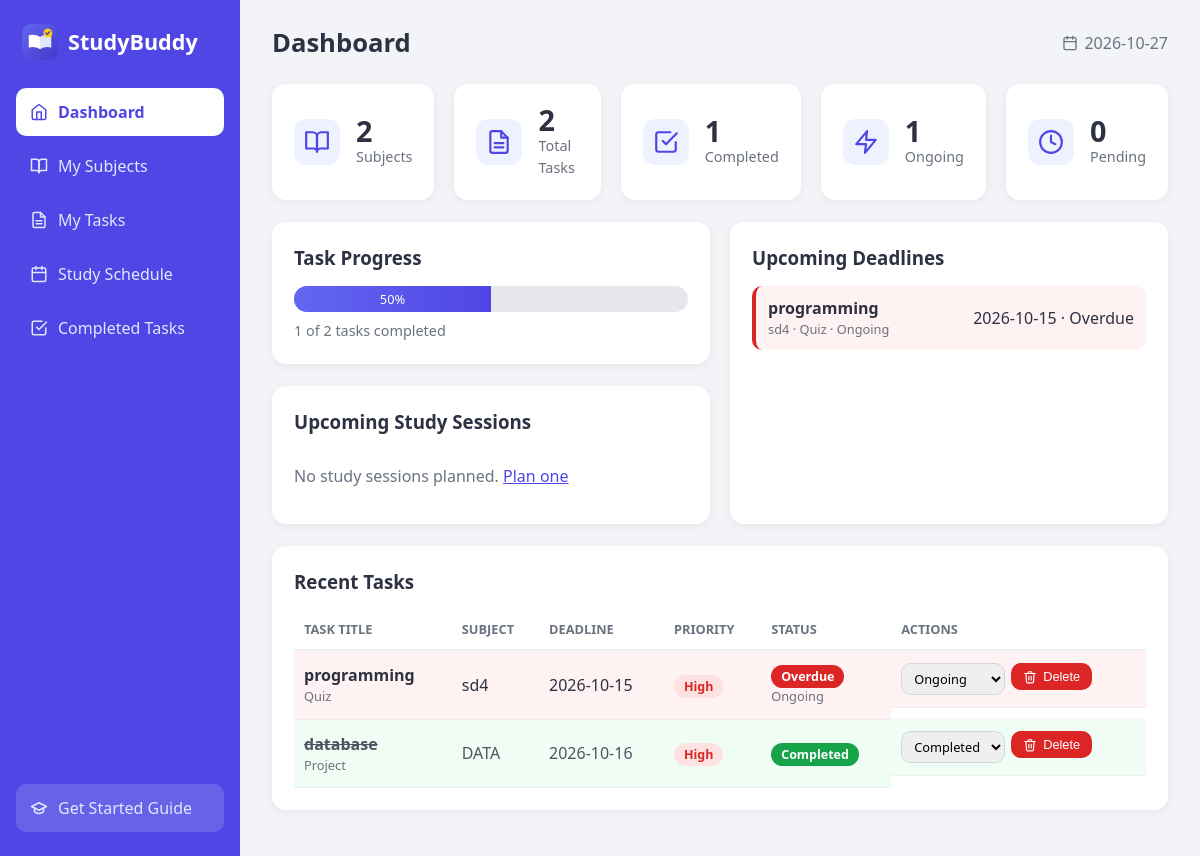
/dashboard, run on the app's committed database.
### tables this page shows
CREATE TABLE tasks (
            task_id          INTEGER PRIMARY KEY AUTOINCREMENT,
            subject_id       INTEGER NOT NULL,
            task_title       TEXT NOT NULL,
            task_description TEXT,
            task_type        TEXT NOT NULL DEFAULT 'Assignment',
            deadline         TEXT NOT NULL,
            priority         TEXT NOT NULL DEFAULT 'Medium',
            status           TEXT NOT NULL DEFAULT 'Pending',
            created_at       TEXT NOT NULL,
            FOREIGN KEY (subject_id) REFERENCES subjects (subject_id)
        );

CREATE TABLE subjects (
            subject_id   INTEGER PRIMARY KEY AUTOINCREMENT,
            subject_name TEXT NOT NULL,
            description  TEXT
        );

### app.py (the view)
@app.route("/dashboard")
def dashboard():
    conn = get_db()
    count = lambda sql: conn.execute(sql).fetchone()[0]
    subjects = count("SELECT COUNT(*) FROM subjects")
    total = count("SELECT COUNT(*) FROM tasks")
    done = count("SELECT COUNT(*) FROM tasks WHERE status='Completed'")
    ongoing = count("SELECT COUNT(*) FROM tasks WHERE status='Ongoing'")
    pending = count("SELECT COUNT(*) FROM tasks WHERE status='Pending'")
    percent = round(done / total * 100) if total else 0
    upcoming = conn.execute(TASK_SELECT + "WHERE t.status != 'Completed' "
                            "ORDER BY t.deadline LIMIT 5").fetchall()
    recent = conn.execute(TASK_SELECT + "ORDER BY t.task_id DESC LIMIT 5").fetchall()
    sessions = conn.execute(
        "SELECT ss.*, s.subject_name FROM study_sessions ss JOIN subjects s "
        "ON ss.subject_id = s.subject_id WHERE ss.study_date >= ? "
        "ORDER BY ss.study_date, ss.start_time LIMIT 4", (date.today().isoformat(),)).fetchall()
    conn.close()
    return render_template("dashboard.html", title="Dashboard", subjects=subjects, total=total,
                           done=done, ongoing=ongoing, pending=pending, percent=percent,
                           upcoming=upcoming, recent=recent, sessions=sessions)

### app.py (called while the page is built)
@app.context_processor
def inject_common():
    today = date.today()
    return {"today": today.isoformat(),
            "soon": (today + timedelta(days=3)).isoformat(),
            "STATUSES": STATUSES, "PRIORITIES": PRIORITIES, "TYPES": TYPES}

### database.py (called while the page is built)
def get_db():
    conn = sqlite3.connect(DB_PATH)
    conn.row_factory = sqlite3.Row
    conn.execute("PRAGMA foreign_keys = ON")  # enforce relationships
    return conn

### templates/dashboard.html
{% extends "base.html" %}
{% from "_icons.html" import icon %}
{% import "_macros.html" as m with context %}
{% block content %}
<section class="stats">
  <div class="card stat"><span class="icon">{{ icon('book', 26) }}</span><div><h2>{{ subjects }}</h2><p>Subjects</p></div></div>
  <div class="card stat"><span class="icon">{{ icon('file', 26) }}</span><div><h2>{{ total }}</h2><p>Total Tasks</p></div></div>
  <div class="card stat"><span class="icon">{{ icon('check', 26) }}</span><div><h2>{{ done }}</h2><p>Completed</p></div></div>
  <div class="card stat"><span class="icon">{{ icon('zap', 26) }}</span><div><h2>{{ ongoing }}</h2><p>Ongoing</p></div></div>
  <div class="card stat"><span class="icon">{{ icon('clock', 26) }}</span><div><h2>{{ pending }}</h2><p>Pending</p></div></div>
</section>
<section class="grid-2">
  <div>
    <div class="card">
      <h3>Task Progress</h3>
      <div class="progress"><div class="progress-bar" style="width: {{ percent }}%">{{ percent }}%</div></div>
      <p class="muted">{{ done }} of {{ total }} tasks completed</p>
    </div>
    <div class="card">
      <h3>Upcoming Study Sessions</h3>
      {% for s in sessions %}
        <div class="deadline {{ 'd-soon' if s.study_date == today }}">
          <div><strong>{{ s.topic }}</strong><small>{{ s.subject_name }}</small></div>
          <span>{{ 'Today' if s.study_date == today else s.study_date }}<br><small class="time">{{ s.start_time }}–{{ s.end_time }}</small></span>
        </div>
      {% else %}
        <p class="empty">No study sessions planned. <a href="{{ url_for('schedule') }}">Plan one</a></p>
      {% endfor %}
    </div>
  </div>
  <div class="card">
    <h3>Upcoming Deadlines</h3>
    {% for t in upcoming %}
      {% set state = 'overdue' if t.deadline < today else ('soon' if t.deadline <= soon else 'ok') %}
      <div class="deadline d-{{ state }}">
        <div><strong>{{ t.task_title }}</strong><small>{{ t.subject_name }} · {{ t.task_type }} · {{ t.status }}</small></div>
        <span>{{ t.deadline }}{% if state == 'overdue' %} · Overdue{% endif %}</span>
      </div>
    {% else %}
      <p class="empty">No upcoming deadlines. 🎉</p>
    {% endfor %}
  </div>
</section>
<section class="card">
  <h3>Recent Tasks</h3>
  {{ m.task_table(recent) }}
</section>
{% endblock %}

### templates/base.html (shortened to what this page needs)
{% from "_icons.html" import icon %}
<!DOCTYPE html>
<html lang="en">
<head>
  <link rel="stylesheet" href="{{ url_for('static', filename='css/style.css') }}">
</head>
<body>
<div class="layout">
  <aside class="sidebar">
    <a class="logo" href="{{ url_for('home') }}"><img src="{{ url_for('static', filename='img/logo.svg') }}" alt="" width="36" height="36"> StudyBuddy</a>
    <nav>
      {% for ep, ic, label in [('dashboard','home','Dashboard'), ('subjects','book','My Subjects'),
                               ('tasks','file','My Tasks'), ('schedule','calendar','Study Schedule'),
                               ('completed','check','Completed Tasks')] %}
        <a href="{{ url_for(ep) }}" class="{{ 'active' if request.endpoint == ep }}">{{ icon(ic, 18) }} {{ label }}</a>
      {% endfor %}
    </nav>
    <a class="side-cta" href="{{ url_for('welcome') }}">{{ icon('cap', 18) }} Get Started Guide</a>
  </aside>
  <main class="main">
    <header class="topbar"><h1>{{ title }}</h1><span class="today">{{ icon('calendar', 16) }} {{ today }}</span></header>
    {% block content %}{% endblock %}
  </main>
</div>
</body>
</html>

### templates/_icons.html (shortened to what this page needs)
{% macro icon(name, size=18) %}
<svg class="ic" width="{{ size }}" height="{{ size }}" viewBox="0 0 24 24" fill="none" stroke="currentColor" stroke-width="2" stroke-linecap="round" stroke-linejoin="round" aria-hidden="true">{{ p[name]|safe }}</svg>
{%- endmacro %}

### templates/_macros.html (shortened to what this page needs)
{% from "_icons.html" import icon %}
{% macro task_table(task_list, edit=false) %}
{% if task_list %}
<div class="table-wrap">
<table>
  <thead><tr><th>Task Title</th><th>Subject</th><th>Deadline</th><th>Priority</th><th>Status</th><th>Actions</th></tr></thead>
  <tbody>
  {% for t in task_list %}
    {% set state = 'done' if t.status == 'Completed' else ('overdue' if t.deadline < today else ('soon' if t.deadline <= soon else 'ok')) %}
    <tr class="row-{{ state }}">
      <td><strong>{{ t.task_title }}</strong><small>{{ t.task_type }}{% if t.task_description %} · {{ t.task_description }}{% endif %}</small></td>
      <td>{{ t.subject_name }}</td>
      <td>{{ t.deadline }}</td>
      <td><span class="badge p-{{ t.priority|lower }}">{{ t.priority }}</span></td>
      <td><span class="badge s-{{ 'ongoing' if state == 'ok' and t.status == 'Ongoing' else state }}">{{ {'done':'Completed','overdue':'Overdue','soon':'Due Soon'}[state] if state != 'ok' else t.status }}</span>
          {% if state == 'overdue' and t.status == 'Ongoing' %}<small>Ongoing</small>{% endif %}</td>
      <td class="actions">
        <form method="post" action="{{ url_for('set_status', task_id=t.task_id) }}">
          <select name="status" class="status-select" onchange="this.form.submit()" title="Change status">
            {% for s in STATUSES %}<option {{ 'selected' if s == t.status }}>{{ s }}</option>{% endfor %}
          </select>
        </form>
        <form method="post" action="{{ url_for('delete_task', task_id=t.task_id) }}"
              onsubmit="return confirm('Delete this task?')">
          <button class="btn btn-sm btn-danger">{{ icon('trash', 14) }} Delete</button>
        </form>
      </td>
    </tr>
  {% endfor %}
  </tbody>
</table>
</div>
{% else %}
<p class="empty">No tasks to show.</p>
{% endif %}
{% endmacro %}

### static/css/style.css (style rules this page uses)
:root { --primary:#4f46e5; --primary-dark:#4338ca; --bg:#f3f4f8; --card:#fff; --text:#2d3142; --muted:#6b7280; --red:#dc2626; --amber:#d97706; --green:#16a34a; --radius:14px; }
* { box-sizing: border-box; margin: 0; padding: 0; }
body { font-family: "Segoe UI", Arial, sans-serif; background: var(--bg); color: var(--text); line-height: 1.5; }
a { color: var(--primary); }
.layout { display: flex; min-height: 100vh; }
.sidebar { width: 240px; background: var(--primary); color: #fff; padding: 24px 16px; flex-shrink: 0; }
.logo { font-size: 1.5rem; font-weight: 700; margin-bottom: 30px; padding-left: 10px; }
.sidebar nav { display: flex; flex-direction: column; gap: 6px; }
.sidebar a { color: #e0e7ff; text-decoration: none; padding: 12px 14px; border-radius: 10px; transition: .2s; }
.sidebar a.active { background: #fff; color: var(--primary); font-weight: 600; }
.main { flex: 1; padding: 24px 32px; min-width: 0; }
.topbar { display: flex; justify-content: space-between; align-items: center; margin-bottom: 22px; }
.topbar h1 { font-size: 1.6rem; }
.today { color: var(--muted); }
.card { background: var(--card); border-radius: var(--radius); padding: 22px; margin-bottom: 22px; box-shadow: 0 2px 10px rgba(0,0,0,.06); transition: .2s; }
.card h3 { margin-bottom: 14px; }
.stats { display: grid; grid-template-columns: repeat(5, 1fr); gap: 20px; margin-bottom: 22px; }
.stat { display: flex; align-items: center; gap: 16px; margin: 0; }
.stat .icon { font-size: 1.8rem; background: #eef2ff; border-radius: 12px; padding: 10px; }
.stat h2 { font-size: 1.8rem; line-height: 1; }
.stat p, .muted { color: var(--muted); font-size: .9rem; }
.grid-2 { display: grid; grid-template-columns: 1fr 1fr; gap: 20px; }
.progress { background: #e5e7eb; border-radius: 99px; height: 26px; overflow: hidden; margin-bottom: 8px; }
.progress-bar { background: linear-gradient(90deg, #6366f1, #4f46e5); color: #fff; height: 100%; font-size: .8rem; display: flex; align-items: center; justify-content: center; min-width: 0; transition: width .5s; }
.deadline { display: flex; justify-content: space-between; align-items: center; padding: 10px 12px; border-radius: 10px; margin-bottom: 8px; border-left: 4px solid #a5b4fc; background: #f9fafb; }
.deadline small, td small { display: block; color: var(--muted); font-size: .8rem; }
.d-overdue { border-color: var(--red); background: #fef2f2; }
.table-wrap { overflow-x: auto; }
table { width: 100%; border-collapse: collapse; }
th { text-align: left; font-size: .8rem; text-transform: uppercase; color: var(--muted); padding: 10px; border-bottom: 2px solid #eee; }
td { padding: 12px 10px; border-bottom: 1px solid #eee; vertical-align: middle; }
.row-overdue td { background: #fef2f2; }
.row-done td { background: #f0fdf4; color: #4b5563; }
.row-done td strong { text-decoration: line-through; }
.actions { display: flex; gap: 6px; flex-wrap: wrap; }
.badge { padding: 3px 10px; border-radius: 99px; font-size: .78rem; font-weight: 600; white-space: nowrap; }
.p-high { background: #fee2e2; color: var(--red); }
.s-overdue { background: var(--red); color: #fff; }
.s-done { background: var(--green); color: #fff; }
.empty { color: var(--muted); padding: 14px 0; }
.btn { background: var(--primary); color: #fff; border: 0; padding: 10px 18px; border-radius: 10px; cursor: pointer; font-size: .95rem; transition: .2s; }
.btn-sm { padding: 6px 12px; font-size: .8rem; }
.btn-danger { background: var(--red); }
input, select, textarea { width: 100%; padding: 10px 12px; border: 1px solid #d1d5db; border-radius: 10px; font: inherit; margin-bottom: 12px; }
.status-select { width: auto; margin: 0; padding: 5px 8px; font-size: .8rem; }
.ic { flex-shrink: 0; vertical-align: middle; }
.sidebar { display: flex; flex-direction: column; }
.sidebar a { display: flex; align-items: center; gap: 10px; }
.sidebar a.logo { color: #fff; font-size: 1.35rem; font-weight: 700; padding: 0 6px; margin-bottom: 28px; }
.side-cta { margin-top: auto; background: rgba(255,255,255,.15); }
.btn { display: inline-flex; align-items: center; gap: 6px; }
.stat .icon { color: var(--primary); display: flex; }
.today { display: flex; align-items: center; gap: 6px; }

### data on the page
tasks: task_title "programming", subject_name "sd4", task_type "Quiz", status "Ongoing", deadline "2026-10-15", priority "High", status "Overdue", {{ size }} 14 (drawn)
tasks: task_title "database", task_type "Project", subject_name "DATA", deadline "2026-10-16", priority "High", status "Completed", {{ size }} 14 (drawn)

### other printed values
{{ label }} "Dashboard" "My Subjects" "My Tasks" "Study Schedule" "Completed Tasks"
{{ title }} "Dashboard"
{{ today }} "2026-10-27"
{{ subjects }} "2"
{{ total }} "2"
{{ done }} "1"
{{ ongoing }} "1"
{{ pending }} "0"
{{ percent }} "50"
form field status "Ongoing"
form field status "Completed"
